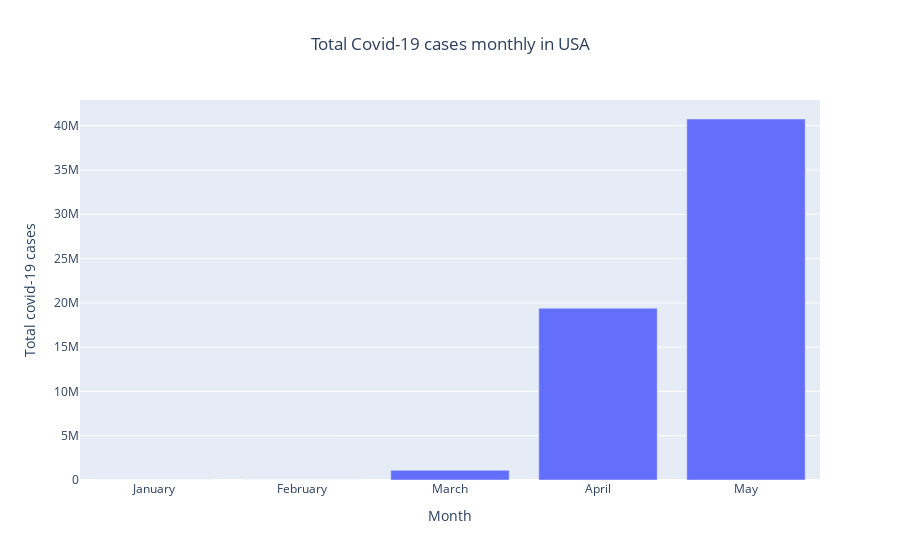

Notebook cell for this chart:
### Code cell
trace = go.Bar(
    x = ['January','February','March','April','May'],
    y = [df_jan['cases'].sum(),df_feb['cases'].sum(),df_mar['cases'].sum(),df_apr['cases'].sum(),df_may['cases'].sum()]
    )

layout = go.Layout(
    title = 'Total Covid-19 cases monthly in USA',
    title_x = 0.5,
    xaxis = dict(title = 'Month'),
    yaxis = dict(title = 'Total covid-19 cases')
    )
data = [trace]

fig = go.Figure(data = data,layout = layout)
print('Total covid-19 cases in January-->',df_jan['cases'].sum())
print('Total covid-19 cases in February-->',df_feb['cases'].sum())
print('Total covid-19 cases in March-->',df_mar['cases'].sum())
print('Total covid-19 cases in April-->',df_apr['cases'].sum())
print('Total covid-19 cases in May-->',df_may['cases'].sum())
py.iplot(fig)

### Figure 1 — Plotly figure (JSON) as saved in the notebook; plotly's stock layout.template omitted (floating-point values rounded to 4 significant figures)
{"data": [{"type": "bar", "x": ["January", "February", "March", "April", "May"], "y": [40, 728, 1094806, 19388944, 40752719]}], "layout": {"title": {"text": "Total Covid-19 cases monthly in USA", "x": 0.5}, "xaxis": {"title": {"text": "Month"}}, "yaxis": {"title": {"text": "Total covid-19 cases"}}}}
